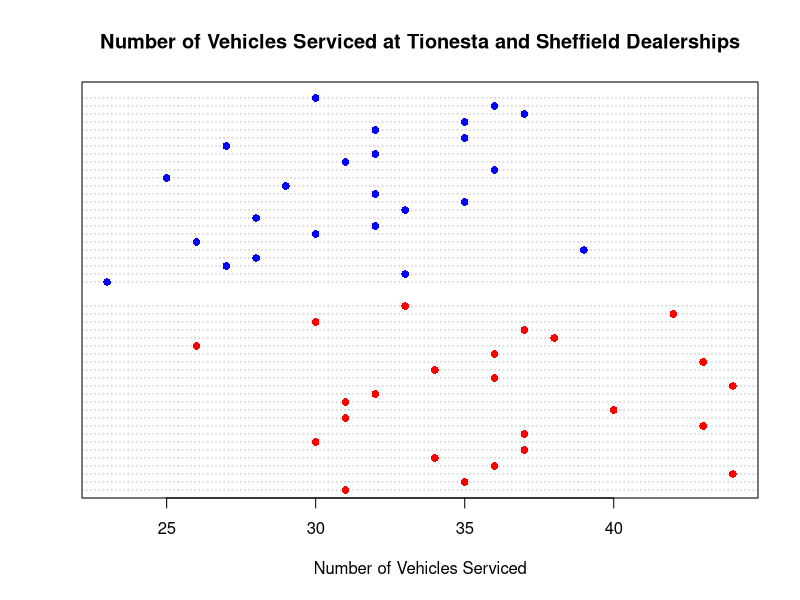

Recreate this plot in R.
#Page No.95
tionesta <- c(23, 33, 27, 28, 39, 26, 30, 32, 28, 33, 35, 32, 29, 25, 36, 31, 32, 27, 35, 32, 35, 37, 36, 30)
sheffield <- c(31, 35, 44, 36, 34, 37, 30, 37, 43, 31, 40, 31, 32, 44, 36, 34, 43, 36, 26, 38, 37, 30, 42, 33)

vehicles <- c(tionesta, sheffield)

dealership <- rep(c(1, 2), each = 24)

labels <- c(rep("Tionesta", 24), rep("Sheffield", 24))

dotchart(vehicles, 
         groups = dealership, 
         main = "Number of Vehicles Serviced at Tionesta and Sheffield Dealerships", 
         xlab = "Number of Vehicles Serviced", 
         col = c("blue", "red")[dealership], 
         pch = 16)

summary_stats <- function(data) {
  c(Mean = mean(data), Median = median(data), 
    Min = min(data), Max = max(data), 
    StdDev = sd(data))
}

tionesta_stats <- summary_stats(tionesta)
sheffield_stats <- summary_stats(sheffield)

cat("Summary Statistics for Tionesta:\n")
print(tionesta_stats)
cat("\nSummary Statistics for Sheffield:\n")
print(sheffield_stats)
